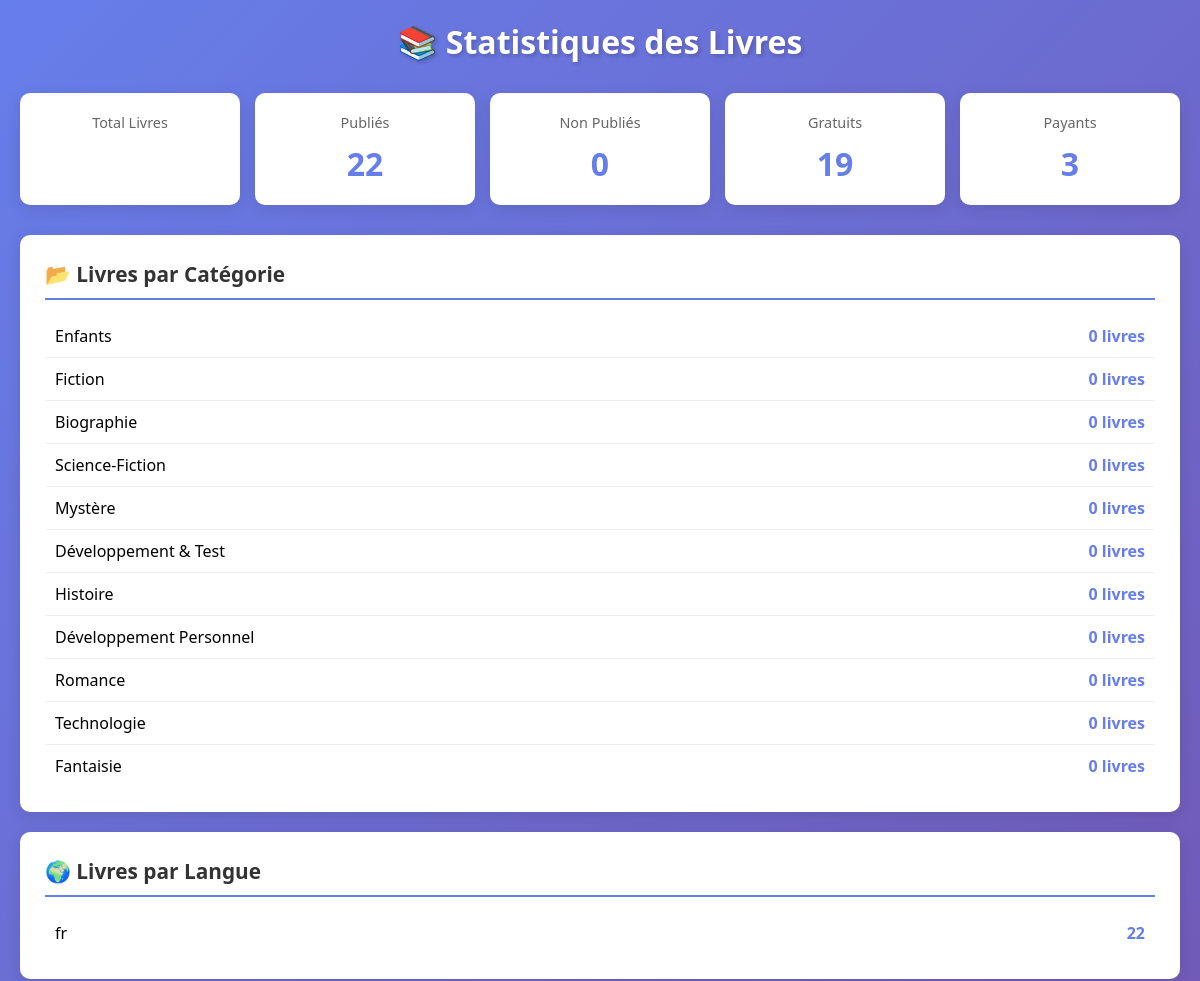
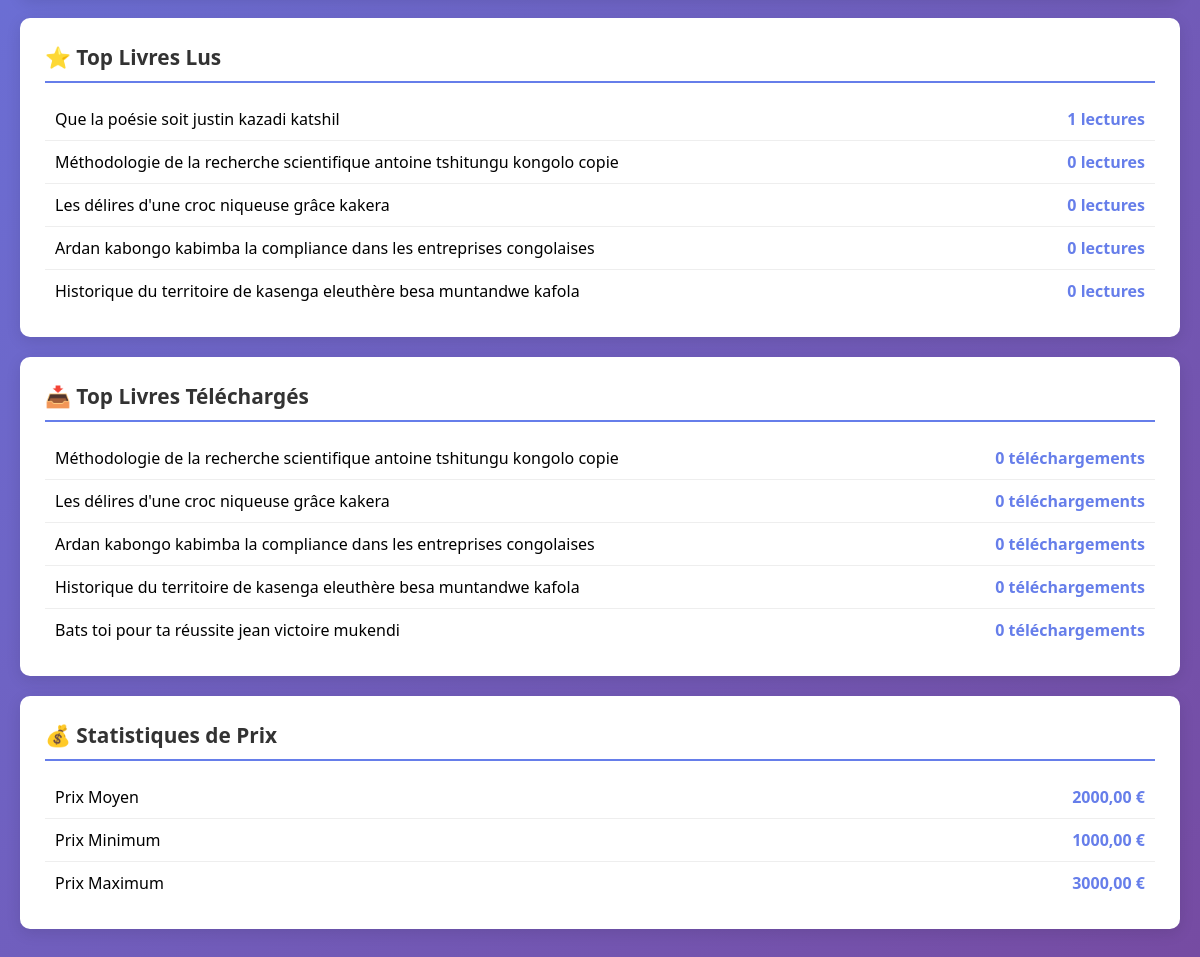
The app's page /fr/book-statistics/ (signed in) with its own data (2 pictures, top to bottom).
### catalogue/models.py (models this page shows, shortened)
class Category(models.Model):
    id = models.UUIDField(primary_key=True, default=uuid.uuid4, editable=False)
    name = models.CharField(_("Nom"), max_length=200, unique=True)
    description = models.TextField(_("Description"), blank=True)
    slug = models.SlugField(_("Slug"), unique=True)
    parent = models.ForeignKey(
        'self',
        on_delete=models.SET_NULL,
        null=True,
        blank=True,
        related_name='children',
        verbose_name=_("Catégorie parent")
    )
    icon = models.CharField(
        _("Icône"),
        max_length=50,
        blank=True,
        help_text=_("Nom d'icône FontAwesome (ex: fas fa-book)")
    )
    color = models.CharField(
        _("Couleur"),
        max_length=7,
        blank=True,
        help_text=_("Code couleur hex (ex: #FF5733)")
    )
    order = models.PositiveIntegerField(_("Ordre"), default=0)
    is_active = models.BooleanField(_("Actif"), default=True)
    created_at = models.DateTimeField(_("Créé"), auto_now_add=True)
    updated_at = models.DateTimeField(_("Modifié"), auto_now=True)
    class Meta:
        verbose_name = _("Catégorie")
        verbose_name_plural = _("Catégories")
        ordering = ['parent', 'order', 'name']
        indexes = [
            models.Index(fields=['slug']),
            models.Index(fields=['is_active']),
        ]

class Book(models.Model):
    GENRE_CHOICES = [
        ("articles", _("Articles")),
        ("magasin", _("Magasin")),
        ("revues_scientifiques", _("Revues Scientifiques")),
        ("geographie_histoires", _("Géographie et Histoires")),
        ("theories_litteraires", _("Théories Littéraires")),
        ("tourisme", _("Tourisme")),
        ("hotellerie", _("Hôtellerie")),
        ("sport", _("Sport")),
        ("loisir", _("Loisir")),
        ("dev_personnel", _("Développement Personnel")),
        ("fiction", _("Fiction")),
        ("non_fiction", _("Non-fiction")),
        ("science", _("Science")),
        ("biography", _("Biographie")),
        ("poetry", _("Poésie")),
        ("other", _("Autre")),
    ]
    LANGUAGE_CHOICES = [
        ("fr", _("Français")),
        ("en", _("Anglais")),
        ("ar", _("Arabe")),
        ("de", _("Allemand")),
        ("es", _("Espagnol")),
        ("pt", _("Portugais")),
        ("sw", _("Swahili")),
        ("other", _("Autre")),
    ]
    id = models.UUIDField(primary_key=True, default=uuid.uuid4, editable=False)
    title = models.CharField(_("Titre"), max_length=255)
    description = models.TextField(_("Description"), blank=True)
    isbn = models.CharField(_("ISBN"), max_length=20, unique=True)
    pages_count = models.PositiveIntegerField(_("Nombre de pages"), null=True, blank=True)
    publication_date = models.DateField(_("Date de publication"), null=True, blank=True)
    language = models.CharField(
        _("Langue"),
        max_length=10,
        choices=LANGUAGE_CHOICES,
        default="fr"
    )
    genre = models.CharField(
        _("Genre"),
        max_length=50,
        choices=GENRE_CHOICES,
        default="other"
    )
    cover = models.ImageField(
        _("Couverture"),
        upload_to="books/covers/%Y/%m/",
        null=True,
        blank=True
    )
    pdf_file = models.FileField(
        _("Fichier PDF"),
        upload_to="books/pdf/%Y/%m/",
        null=True,
        blank=True
    )
    epub_file = models.FileField(
        _("Fichier EPUB"),
        upload_to="books/epub/%Y/%m/",
        null=True,
        blank=True
    )
    price = models.DecimalField(
        _("Prix"),
        max_digits=8,
        decimal_places=2,
        default=0,
        validators=[MinValueValidator(0)]
    )
    discount_percentage = models.IntegerField(
        _("Pourcentage de réduction"),
        default=0,
        validators=[MinValueValidator(0), MaxValueValidator(100)]
    )
    is_paid = models.BooleanField(_("Payant"), default=False)
    free_pages_count = models.PositiveIntegerField(
        _("Nombre de pages libres"),
        default=15,
        help_text=_("Nombre de pages accessibles gratuitement (0 = aucune preview)")
    )
    downloads_count = models.PositiveIntegerField(_("Nombre de téléchargements"), default=0)
    reads_count = models.PositiveIntegerField(_("Nombre de lectures"), default=0)
    rating = models.DecimalField(
        _("Note"),
        max_digits=3,
        decimal_places=2,
        default=0,
        validators=[MinValueValidator(0), MaxValueValidator(5)]
    )
    rating_count = models.PositiveIntegerField(_("Nombre d'évaluations"), default=0)
    authors = models.ManyToManyField(Author, through="AuthorBook", related_name="books", blank=True)
    libraries = models.ManyToManyField(Library, through="LibraryBook", related_name="books", blank=True)
    is_published = models.BooleanField(_("Publié"), default=True)
    created_at = models.DateTimeField(_("Créé"), auto_now_add=True)
    updated_at = models.DateTimeField(_("Modifié"), auto_now=True)
    class Meta:
        verbose_name = _("Livre")
        verbose_name_plural = _("Livres")
        ordering = ["-created_at"]
        indexes = [
            models.Index(fields=["isbn"]),
            models.Index(fields=["title"]),
            models.Index(fields=["is_published"]),
            models.Index(fields=["genre"]),
        ]

### catalogue/dashboard_views.py (the view)
# urls.py: path("book-statistics/", book_statistics, name='book_statistics'),
@staff_member_required
def book_statistics(request):
    published = Book.objects.filter(is_published=True).count()
    unpublished = Book.objects.filter(is_published=False).count()
    free = Book.objects.filter(is_paid=False).count()
    paid = Book.objects.filter(is_paid=True).count()
    by_category = Category.objects.annotate(
        book_count=Count('books')
    ).values('name', 'book_count').order_by('-book_count')
    by_language = Book.objects.values('language').annotate(
        count=Count('id')
    ).order_by('-count')
    by_genre = Book.objects.values('genre').annotate(
        count=Count('id')
    ).order_by('-count')
    top_read = Book.objects.all().order_by('-reads_count')[:5]
    top_downloaded = Book.objects.all().order_by('-downloads_count')[:5]
    price_stats = Book.objects.filter(is_paid=True).aggregate(
        avg_price=Avg('price'),
        min_price=Min('price'),
        max_price=Max('price'),
        total_price=Sum('price'),
    )
    context = {
        'page_title': 'Statistiques des Livres',
        'published': published,
        'unpublished': unpublished,
        'free': free,
        'paid': paid,
        'by_category': list(by_category),
        'by_language': list(by_language),
        'by_genre': list(by_genre),
        'top_read': top_read,
        'top_downloaded': top_downloaded,
        'price_stats': price_stats,
    }
    return render(request, 'admin/book_statistics.html', context)

### catalogue/context_processors.py (called while the page is built)
def site_configuration(request):
    return {
        'site_config': SiteConfiguration.load()
    }

def featured_books(request):
    try:
        books = Book.objects.annotate(
            popularity_score = (
                Coalesce(F('reads_count'), 0) * 0.3 +
                Coalesce(F('downloads_count'), 0) * 0.4 +
                (Coalesce(F('rating'), 0) * 30)
            )
        ).filter(is_published=True).order_by('-popularity_score', '-created_at')[:8]
    except Exception:
        books = Book.objects.filter(is_published=True).order_by('-created_at')[:8]
    return {'featured_books': books}

def site_categories(request):
    try:
        categories = Category.objects.all()[:10]
    except Exception:
        categories = []
    return {'site_categories': categories}

def social_links(request):
    try:
        links = LienSocial.objects.filter(is_active=True)
    except Exception:
        links = []
    return {'liens_sociaux': links}

### catalogue/models.py (called while the page is built)
    @classmethod
    def load(cls):
        obj, created = cls.objects.get_or_create(pk=1)
        return obj

### config/pwa_config.py (called while the page is built)
    def __call__(self, request):
        response = self.get_response(request)
        response['Service-Worker-Allowed'] = '/'
        if request.path.startswith('/static/'):
            response['Cache-Control'] = f'public, max-age={PWAConfig.CACHE_MAX_AGE["static"]}'
        elif request.path.startswith('/media/'):
            response['Cache-Control'] = f'public, max-age={PWAConfig.CACHE_MAX_AGE["images"]}'
        elif request.path.startswith('/api/'):
            response['Cache-Control'] = f'public, max-age={PWAConfig.CACHE_MAX_AGE["api"]}'
        return response

### templates/admin/book_statistics.html (shortened to what this page needs)
<!DOCTYPE html>
<html lang="fr">
<head>
</head>
<body>
    <div class="container">
        <h1>📚 Statistiques des Livres</h1>
        <div class="stats-grid">
            <div class="stat-card">
                <div class="label">Total Livres</div>
            </div>
            <div class="stat-card">
                <div class="label">Publiés</div>
                <div class="value">{{ published }}</div>
            </div>
            <div class="stat-card">
                <div class="label">Non Publiés</div>
                <div class="value">{{ unpublished }}</div>
            </div>
            <div class="stat-card">
                <div class="label">Gratuits</div>
                <div class="value">{{ free }}</div>
            </div>
            <div class="stat-card">
                <div class="label">Payants</div>
                <div class="value">{{ paid }}</div>
            </div>
        </div>
        <div class="section">
            <h2>📂 Livres par Catégorie</h2>
            <ul class="item-list">
                {% for cat in by_category %}
                <li>
                    <span>{{ cat.name }}</span>
                    <strong>{{ cat.book_count }} livres</strong>
                </li>
                {% empty %}
                <li>Aucune catégorie</li>
                {% endfor %}
            </ul>
        </div>
        <div class="section">
            <h2>🌍 Livres par Langue</h2>
            <ul class="item-list">
                {% for lang in by_language %}
                <li>
                    <span>{{ lang.language|default:"Non spécifiée" }}</span>
                    <strong>{{ lang.count }}</strong>
                </li>
                {% empty %}
                <li>Aucune donnée</li>
                {% endfor %}
            </ul>
        </div>
        <div class="section">
            <h2>⭐ Top Livres Lus</h2>
            <ul class="item-list">
                {% for book in top_read %}
                <li>
                    <span>{{ book.title }}</span>
                    <strong>{{ book.reads_count }} lectures</strong>
                </li>
                {% empty %}
                <li>Aucun livre</li>
                {% endfor %}
            </ul>
        </div>
        <div class="section">
            <h2>📥 Top Livres Téléchargés</h2>
            <ul class="item-list">
                {% for book in top_downloaded %}
                <li>
                    <span>{{ book.title }}</span>
                    <strong>{{ book.downloads_count }} téléchargements</strong>
                </li>
                {% empty %}
                <li>Aucun livre</li>
                {% endfor %}
            </ul>
        </div>
        {% if price_stats.avg_price %}
        <div class="section">
            <h2>💰 Statistiques de Prix</h2>
            <ul class="item-list">
                <li>
                    <span>Prix Moyen</span>
                    <strong>{{ price_stats.avg_price|floatformat:2 }} €</strong>
                </li>
                <li>
                    <span>Prix Minimum</span>
                    <strong>{{ price_stats.min_price|floatformat:2 }} €</strong>
                </li>
                <li>
                    <span>Prix Maximum</span>
                    <strong>{{ price_stats.max_price|floatformat:2 }} €</strong>
                </li>
            </ul>
        </div>
        {% endif %}
    </div>
</body>
</html>

### templates/admin/book_statistics.html (style rules this page uses)
* { margin: 0; padding: 0; box-sizing: border-box; }
body { font-family: 'Segoe UI', Tahoma, Geneva, Verdana, sans-serif; background: linear-gradient(135deg, #667eea 0%, #764ba2 100%); min-height: 100vh; padding: 20px; }
.container { max-width: 1200px; margin: 0 auto; }
h1 { color: white; text-align: center; margin-bottom: 30px; text-shadow: 2px 2px 4px rgba(0, 0, 0, 0.2); }
.stats-grid { display: grid; grid-template-columns: repeat(auto-fit, minmax(200px, 1fr)); gap: 15px; margin-bottom: 30px; }
.stat-card { background: white; border-radius: 10px; padding: 20px; text-align: center; box-shadow: 0 4px 15px rgba(0, 0, 0, 0.1); }
.stat-card .label { font-size: 0.9em; color: #666; margin-bottom: 10px; }
.stat-card .value { font-size: 2em; font-weight: bold; color: #667eea; }
.section { background: white; border-radius: 10px; padding: 25px; margin-bottom: 20px; box-shadow: 0 4px 15px rgba(0, 0, 0, 0.1); }
.section h2 { font-size: 1.3em; color: #333; margin-bottom: 15px; border-bottom: 2px solid #667eea; padding-bottom: 10px; }
.item-list { list-style: none; }
.item-list li { padding: 10px; border-bottom: 1px solid #eee; display: flex; justify-content: space-between; align-items: center; }
.item-list li:last-child { border-bottom: none; }
.item-list strong { color: #667eea; }

### records on screen
Category: name "Enfants", book_count "0"
Category: name "Fiction", book_count "0"
Category: name "Biographie", book_count "0"
Category: name "Science-Fiction", book_count "0"
Category: name "Mystère", book_count "0"
Category: name "Développement & Test", book_count "0"
Category: name "Histoire", book_count "0"
Category: name "Développement Personnel", book_count "0"
Category: name "Romance", book_count "0"
Category: name "Technologie", book_count "0"
Category: name "Fantaisie", book_count "0"
Book: title "Que la poésie soit justin kazadi katshil", reads_count "1"
Book: title "Méthodologie de la recherche scientifique antoine tshitungu kongolo copie", reads_count "0", downloads_count "0"
Book: title "Les délires d'une croc niqueuse grâce kakera", reads_count "0", downloads_count "0"
Book: title "Ardan kabongo kabimba la compliance dans les entreprises congolaises", reads_count "0", downloads_count "0"
Book: title "Historique du territoire de kasenga eleuthère besa muntandwe kafola", reads_count "0", downloads_count "0"
Book: title "Bats toi pour ta réussite jean victoire mukendi", downloads_count "0"

### other values on screen
{{ published }} "22"
{{ unpublished }} "0"
{{ free }} "19"
{{ paid }} "3"
{{ lang.language|default:"Non spécifiée" }} "fr"
{{ lang.count }} "22"
{{ price_stats.avg_price|floatformat:2 }} "2000,00"
{{ price_stats.min_price|floatformat:2 }} "1000,00"
{{ price_stats.max_price|floatformat:2 }} "3000,00"
